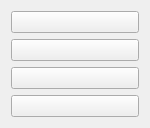
       <widget class="QWidget" name="widget_2" native="true">
        <property name="sizePolicy">
         <sizepolicy hsizetype="Preferred" vsizetype="MinimumExpanding">
          <horstretch>0</horstretch>
          <verstretch>0</verstretch>
         </sizepolicy>
        </property>
        <property name="maximumSize">
         <size>
          <width>150</width>
          <height>16777215</height>
         </size>
        </property>
        <layout class="QVBoxLayout" name="verticalLayout_3" stretch="1,1,1,1">
         <item>
          <widget class="QPushButton" name="start">
           <property name="sizePolicy">
            <sizepolicy hsizetype="Preferred" vsizetype="Expanding">
             <horstretch>2</horstretch>
             <verstretch>1</verstretch>
            </sizepolicy>
           </property>
           <property name="maximumSize">
            <size>
             <width>16777215</width>
             <height>16777215</height>
            </size>
           </property>
           <property name="autoFillBackground">
            <bool>false</bool>
           </property>
           <property name="styleSheet">
            <string notr="true">QPushButton {border-image: url(:/button_background/images/button_start.png);}
QPushButton:hover:!pressed {border-image: url(:/button_background/images/button_start_hover.png);}
QPushButton:hover:pressed {border-image: url(:/button_background/images/button_start_down.png);}</string>
           </property>
           <property name="text">
            <string/>
           </property>
          </widget>
         </item>
         <item>
          <widget class="QPushButton" name="pause">
           <property name="sizePolicy">
            <sizepolicy hsizetype="Preferred" vsizetype="Expanding">
             <horstretch>2</horstretch>
             <verstretch>1</verstretch>
            </sizepolicy>
           </property>
           <property name="minimumSize">
            <size>
             <width>0</width>
             <height>0</height>
            </size>
           </property>
           <property name="styleSheet">
            <string notr="true">QPushButton {border-image: url(:/button_background/images/button_pause.png);}
QPushButton:hover:!pressed {border-image: url(:/button_background/images/button_pause_hover.png);}
QPushButton:hover:pressed {border-image: url(:/button_background/images/button_pause_down.png);}</string>
           </property>
           <property name="text">
            <string/>
           </property>
          </widget>
         </item>
         <item>
          <widget class="QPushButton" name="stop">
           <property name="sizePolicy">
            <sizepolicy hsizetype="Preferred" vsizetype="MinimumExpanding">
             <horstretch>2</horstretch>
             <verstretch>1</verstretch>
            </sizepolicy>
           </property>
           <property name="maximumSize">
            <size>
             <width>16777215</width>
             <height>16777215</height>
            </size>
           </property>
           <property name="styleSheet">
            <string notr="true">QPushButton {border-image: url(:/button_background/images/button_stop.png);}
QPushButton:hover:!pressed {border-image: url(:/button_background/images/button_stop_hover.png);}
QPushButton:hover:pressed {border-image: url(:/button_background/images/button_stop_down.png);}</string>
           </property>
           <property name="text">
            <string/>
           </property>
          </widget>
         </item>
         <item>
          <widget class="QPushButton" name="video">
           <property name="sizePolicy">
            <sizepolicy hsizetype="Preferred" vsizetype="Expanding">
             <horstretch>2</horstretch>
             <verstretch>1</verstretch>
            </sizepolicy>
           </property>
           <property name="styleSheet">
            <string notr="true">QPushButton {border-image: url(:/button_background/images/button_video.png);}
QPushButton:hover:!pressed {border-image: url(:/button_background/images/button_video_hover.png);}
QPushButton:hover:pressed {border-image: url(:/button_background/images/button_video_down.png);}
</string>
           </property>
           <property name="text">
            <string/>
           </property>
          </widget>
         </item>
        </layout>
       </widget>
